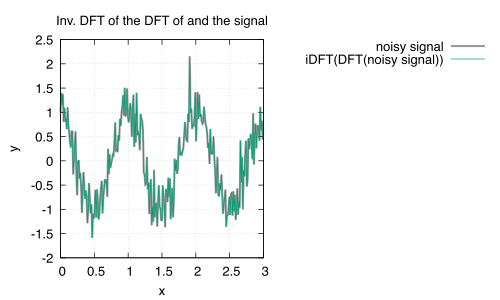

Write gnuplot code to recreate this figure.
set terminal pdfcairo enhanced font "Helvetica,14"
set output "idftnoisysignal.pdf"

set title "Inv. DFT of the DFT of and the signal"
set xlabel "x"
set ylabel "y"
set grid
set key outside

plot \
    "noisysignal.dat" using 1:2 with lines linewidth 3 lc rgb "#99000000"title "noisy signal", \
    "dftnoisysignal.dat" using 1:4 with lines title "iDFT(DFT(noisy signal))" 
